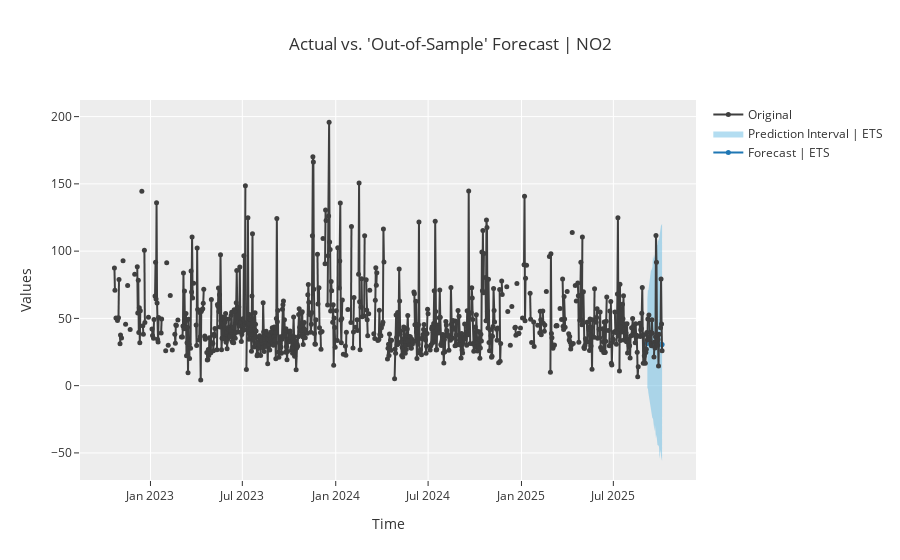
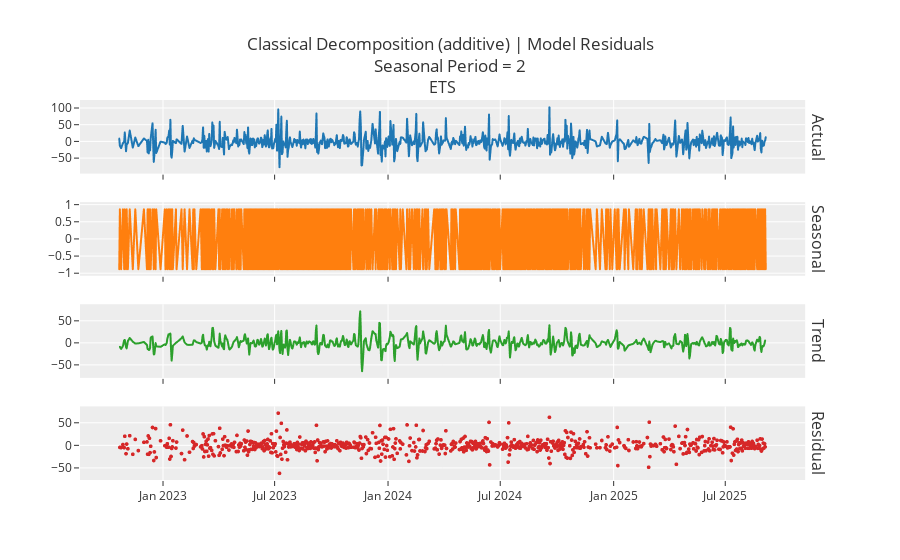

Notebook source saved alongside these figures, in order:
### Code cell
# Melakukan prediksi (Forecast)
prediction = predict_model(ets_model)
print(prediction)

# Visualisasi Grafik Peramalan
plot_model(ets_model, plot='forecast')

# Visualisasi Komponen (Level, Trend, Musiman)
plot_model(ets_model, plot='decomp')

### Figure 1 — Plotly figure (JSON) as saved in the notebook; plotly's stock layout.template omitted (floating-point values rounded to 4 significant figures; data arrays with more than 128 entries replaced by an {"elided": "..."} marker saying what was removed)
{"data": [{"line": {"color": "#1f77b4"}, "marker": {"size": 5}, "mode": "lines+markers", "name": "Forecast | ETS", "showlegend": true, "type": "scatter", "x": ["2025-09-06T00:00:00", "2025-09-07T00:00:00", "2025-09-08T00:00:00", "2025-09-09T00:00:00", "2025-09-10T00:00:00", "2025-09-11T00:00:00", "2025-09-12T00:00:00", "2025-09-13T00:00:00", "2025-09-14T00:00:00", "2025-09-15T00:00:00", "2025-09-16T00:00:00", "2025-09-17T00:00:00", "2025-09-18T00:00:00", "2025-09-19T00:00:00", "2025-09-20T00:00:00", "2025-09-21T00:00:00", "2025-09-22T00:00:00", "2025-09-23T00:00:00", "2025-09-24T00:00:00", "2025-09-25T00:00:00", "2025-09-26T00:00:00", "2025-09-27T00:00:00", "2025-09-28T00:00:00", "2025-09-29T00:00:00", "2025-09-30T00:00:00", "2025-10-01T00:00:00", "2025-10-02T00:00:00", "2025-10-03T00:00:00", "2025-10-04T00:00:00", "2025-10-05T00:00:00"], "y": [31.56, 31.73, 31.48, 31.65, 31.4, 31.58, 31.32, 31.5, 31.25, 31.42, 31.17, 31.34, 31.09, 31.26, 31.01, 31.18, 30.93, 31.1, 30.85, 31.02, 30.78, 30.95, 30.7, 30.87, 30.62, 30.79, 30.54, 30.71, 30.46, 30.63]}, {"line": {"width": 0}, "marker": {"color": "#68BBE3"}, "mode": "lines", "name": "Lower Interval", "showlegend": false, "type": "scatter", "x": ["2025-09-06T00:00:00", "2025-09-07T00:00:00", "2025-09-08T00:00:00", "2025-09-09T00:00:00", "2025-09-10T00:00:00", "2025-09-11T00:00:00", "2025-09-12T00:00:00", "2025-09-13T00:00:00", "2025-09-14T00:00:00", "2025-09-15T00:00:00", "2025-09-16T00:00:00", "2025-09-17T00:00:00", "2025-09-18T00:00:00", "2025-09-19T00:00:00", "2025-09-20T00:00:00", "2025-09-21T00:00:00", "2025-09-22T00:00:00", "2025-09-23T00:00:00", "2025-09-24T00:00:00", "2025-09-25T00:00:00", "2025-09-26T00:00:00", "2025-09-27T00:00:00", "2025-09-28T00:00:00", "2025-09-29T00:00:00", "2025-09-30T00:00:00", "2025-10-01T00:00:00", "2025-10-02T00:00:00", "2025-10-03T00:00:00", "2025-10-04T00:00:00", "2025-10-05T00:00:00"], "y": [-2.608, -1.571, -5.216, -7.893, -11.58, -12.58, -16.58, -18.51, -20.99, -24.35, -24.6, -23.9, -30.44, -27.74, -34.04, -29.05, -34.41, -39.21, -36.49, -42.12, -44.36, -44.11, -44.43, -45.44, -54.28, -52.38, -47.58, -52.43, -53.61, -56.01]}, {"fill": "tonexty", "fillcolor": "rgba(104,187,227,0.5)", "line": {"width": 0}, "marker": {"color": "#68BBE3"}, "mode": "lines", "name": "Prediction Interval | ETS", "showlegend": true, "type": "scatter", "x": ["2025-09-06T00:00:00", "2025-09-07T00:00:00", "2025-09-08T00:00:00", "2025-09-09T00:00:00", "2025-09-10T00:00:00", "2025-09-11T00:00:00", "2025-09-12T00:00:00", "2025-09-13T00:00:00", "2025-09-14T00:00:00", "2025-09-15T00:00:00", "2025-09-16T00:00:00", "2025-09-17T00:00:00", "2025-09-18T00:00:00", "2025-09-19T00:00:00", "2025-09-20T00:00:00", "2025-09-21T00:00:00", "2025-09-22T00:00:00", "2025-09-23T00:00:00", "2025-09-24T00:00:00", "2025-09-25T00:00:00", "2025-09-26T00:00:00", "2025-09-27T00:00:00", "2025-09-28T00:00:00", "2025-09-29T00:00:00", "2025-09-30T00:00:00", "2025-10-01T00:00:00", "2025-10-02T00:00:00", "2025-10-03T00:00:00", "2025-10-04T00:00:00", "2025-10-05T00:00:00"], "y": [63.92, 71.06, 70.9, 73.31, 77.42, 79.8, 82.47, 85.53, 85.71, 87.55, 88.21, 95.77, 93.79, 97.34, 94.83, 97.76, 98.1, 100.7, 103.7, 104.5, 104.8, 109.4, 107.3, 109.0, 112.3, 113.9, 115.4, 119.1, 119.4, 120.4]}, {"marker": {"color": "#3f3f3f", "size": 5}, "mode": "lines+markers", "name": "Original", "showlegend": true, "type": "scatter", "x": {"elided": "1081 str values"}, "y": {"elided": "1081 float values"}}], "layout": {"showlegend": true, "title": {"text": "Actual vs. 'Out-of-Sample' Forecast | NO2"}, "xaxis": {"title": {"text": "Time"}}, "yaxis": {"title": {"text": "Values"}}}}

### Figure 2 — Plotly figure (JSON) as saved in the notebook; plotly's stock layout.template omitted (floating-point values rounded to 4 significant figures; data arrays with more than 128 entries replaced by an {"elided": "..."} marker saying what was removed)
{"data": [{"line": {"color": "rgb(31, 119, 180)", "width": 2}, "marker": {"size": 2}, "mode": "lines+markers", "name": "Actual", "type": "scattergl", "x": {"elided": "751 str values"}, "xaxis": "x", "y": {"elided": "751 float values"}, "yaxis": "y"}, {"line": {"color": "rgb(255, 127, 14)", "width": 2}, "marker": {"size": 2}, "mode": "lines+markers", "name": "Seasonal", "type": "scattergl", "x": {"elided": "751 str values"}, "xaxis": "x2", "y": {"elided": "751 float values"}, "yaxis": "y2"}, {"line": {"color": "rgb(44, 160, 44)", "width": 2}, "marker": {"size": 2}, "mode": "lines+markers", "name": "Trend", "type": "scattergl", "x": {"elided": "751 str values"}, "xaxis": "x3", "y": {"elided": "751 float values"}, "yaxis": "y3"}, {"line": {"color": "rgb(214, 39, 40)", "width": 2}, "marker": {"size": 4}, "mode": "markers", "name": "Residuals", "type": "scattergl", "x": {"elided": "751 str values"}, "xaxis": "x4", "y": {"elided": "751 float values"}, "yaxis": "y4"}], "layout": {"annotations": [{"font": {"size": 16}, "showarrow": false, "text": "ETS", "x": 0.49, "xanchor": "center", "xref": "paper", "y": 1, "yanchor": "bottom", "yref": "paper"}, {"font": {"size": 16}, "showarrow": false, "text": "Actual", "textangle": 90, "x": 0.98, "xanchor": "left", "xref": "paper", "y": 0.9031, "yanchor": "middle", "yref": "paper"}, {"font": {"size": 16}, "showarrow": false, "text": "Seasonal", "textangle": 90, "x": 0.98, "xanchor": "left", "xref": "paper", "y": 0.6344, "yanchor": "middle", "yref": "paper"}, {"font": {"size": 16}, "showarrow": false, "text": "Trend", "textangle": 90, "x": 0.98, "xanchor": "left", "xref": "paper", "y": 0.3656, "yanchor": "middle", "yref": "paper"}, {"font": {"size": 16}, "showarrow": false, "text": "Residual", "textangle": 90, "x": 0.98, "xanchor": "left", "xref": "paper", "y": 0.09688, "yanchor": "middle", "yref": "paper"}], "showlegend": false, "title": {"text": "Classical Decomposition (additive) | Model Residuals<br>Seasonal Period = 2"}, "xaxis": {"anchor": "y", "domain": [0, 0.98], "matches": "x4", "showticklabels": false}, "xaxis2": {"anchor": "y2", "domain": [0, 0.98], "matches": "x4", "showticklabels": false}, "xaxis3": {"anchor": "y3", "domain": [0, 0.98], "matches": "x4", "showticklabels": false}, "xaxis4": {"anchor": "y4", "domain": [0, 0.98]}, "yaxis": {"anchor": "x", "domain": [0.8063, 1]}, "yaxis2": {"anchor": "x2", "domain": [0.5375, 0.7312]}, "yaxis3": {"anchor": "x3", "domain": [0.2687, 0.4625]}, "yaxis4": {"anchor": "x4", "domain": [0, 0.1938]}}}
